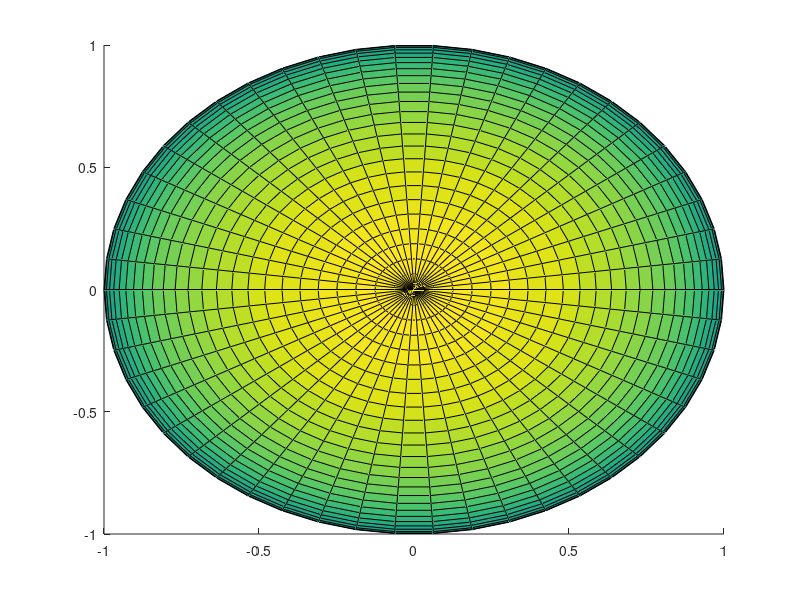

Here is the MATLAB script that generated this plot: (Note: this script raises an error after producing the figure.)
clf
[x,y,z] = sphere(50);          % create a sphere
s = surface(x,y,z); 
load topo    % plot spherical surfacec
s.CData = topo;                % set color data to topographic data
s.FaceColor = 'texturemap';    % use texture mapping
s.EdgeColor = 'none';          % remove edges
s.FaceLighting = 'gouraud';    % preferred lighting for curved surfaces
s.SpecularStrength = 0.4;      % change the strength of the reflected light

light('Position',[-1 0 1])     % add a light

axis square off                % set axis to square and remove axis
view([-30,30])                 % set the viewing angle
% axis on
